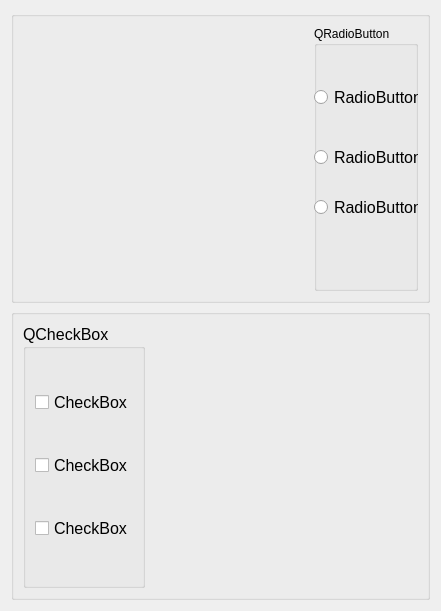
       <widget class="QWidget" name="layoutWidgef">
        <property name="geometry">
         <rect>
          <x>10</x>
          <y>10</y>
          <width>441</width>
          <height>611</height>
         </rect>
        </property>
        <layout class="QVBoxLayout" name="verticalLayout">
         <item>
          <widget class="QGroupBox" name="groupBox">
           <property name="title">
            <string/>
           </property>
           <layout class="QHBoxLayout" name="horizontalLayout_3">
            <item>
             <spacer name="horizontalSpacer">
              <property name="orientation">
               <enum>Qt::Horizontal</enum>
              </property>
              <property name="sizeHint" stdset="0">
               <size>
                <width>218</width>
                <height>218</height>
               </size>
              </property>
             </spacer>
            </item>
            <item>
             <widget class="QGroupBox" name="groupBox_4">
              <property name="title">
               <string>QRadioButton</string>
              </property>
              <widget class="QRadioButton" name="radioButton">
               <property name="geometry">
                <rect>
                 <x>0</x>
                 <y>60</y>
                 <width>123</width>
                 <height>23</height>
                </rect>
               </property>
               <property name="font">
                <font>
                 <pointsize>12</pointsize>
                </font>
               </property>
               <property name="text">
                <string>RadioButton 1</string>
               </property>
              </widget>
              <widget class="QRadioButton" name="radioButton_3">
               <property name="geometry">
                <rect>
                 <x>0</x>
                 <y>170</y>
                 <width>123</width>
                 <height>23</height>
                </rect>
               </property>
               <property name="font">
                <font>
                 <pointsize>12</pointsize>
                </font>
               </property>
               <property name="text">
                <string>RadioButton 3</string>
               </property>
              </widget>
              <widget class="QRadioButton" name="radioButton_4">
               <property name="geometry">
                <rect>
                 <x>0</x>
                 <y>120</y>
                 <width>123</width>
                 <height>23</height>
                </rect>
               </property>
               <property name="font">
                <font>
                 <pointsize>12</pointsize>
                </font>
               </property>
               <property name="text">
                <string>RadioButton 2</string>
               </property>
              </widget>
             </widget>
            </item>
           </layout>
          </widget>
         </item>
         <item>
          <widget class="QGroupBox" name="groupBox_2">
           <property name="title">
            <string/>
           </property>
           <layout class="QHBoxLayout" name="horizontalLayout_2">
            <item>
             <widget class="QGroupBox" name="groupBox_5">
              <property name="font">
               <font>
                <pointsize>12</pointsize>
               </font>
              </property>
              <property name="title">
               <string>QCheckBox</string>
              </property>
              <layout class="QVBoxLayout" name="verticalLayout_9">
               <item>
                <widget class="QCheckBox" name="checkBox">
                 <property name="font">
                  <font>
                   <pointsize>12</pointsize>
                  </font>
                 </property>
                 <property name="text">
                  <string>CheckBox</string>
                 </property>
                </widget>
               </item>
               <item>
                <widget class="QCheckBox" name="checkBox_2">
                 <property name="font">
                  <font>
                   <pointsize>12</pointsize>
                  </font>
                 </property>
                 <property name="text">
                  <string>CheckBox</string>
                 </property>
                </widget>
               </item>
               <item>
                <widget class="QCheckBox" name="checkBox_3">
                 <property name="font">
                  <font>
                   <pointsize>12</pointsize>
                  </font>
                 </property>
                 <property name="text">
                  <string>CheckBox</string>
                 </property>
                </widget>
               </item>
              </layout>
             </widget>
            </item>
            <item>
             <spacer name="horizontalSpacer_2">
              <property name="orientation">
               <enum>Qt::Horizontal</enum>
              </property>
              <property name="sizeHint" stdset="0">
               <size>
                <width>300</width>
                <height>20</height>
               </size>
              </property>
             </spacer>
            </item>
           </layout>
          </widget>
         </item>
        </layout>
       </widget>
